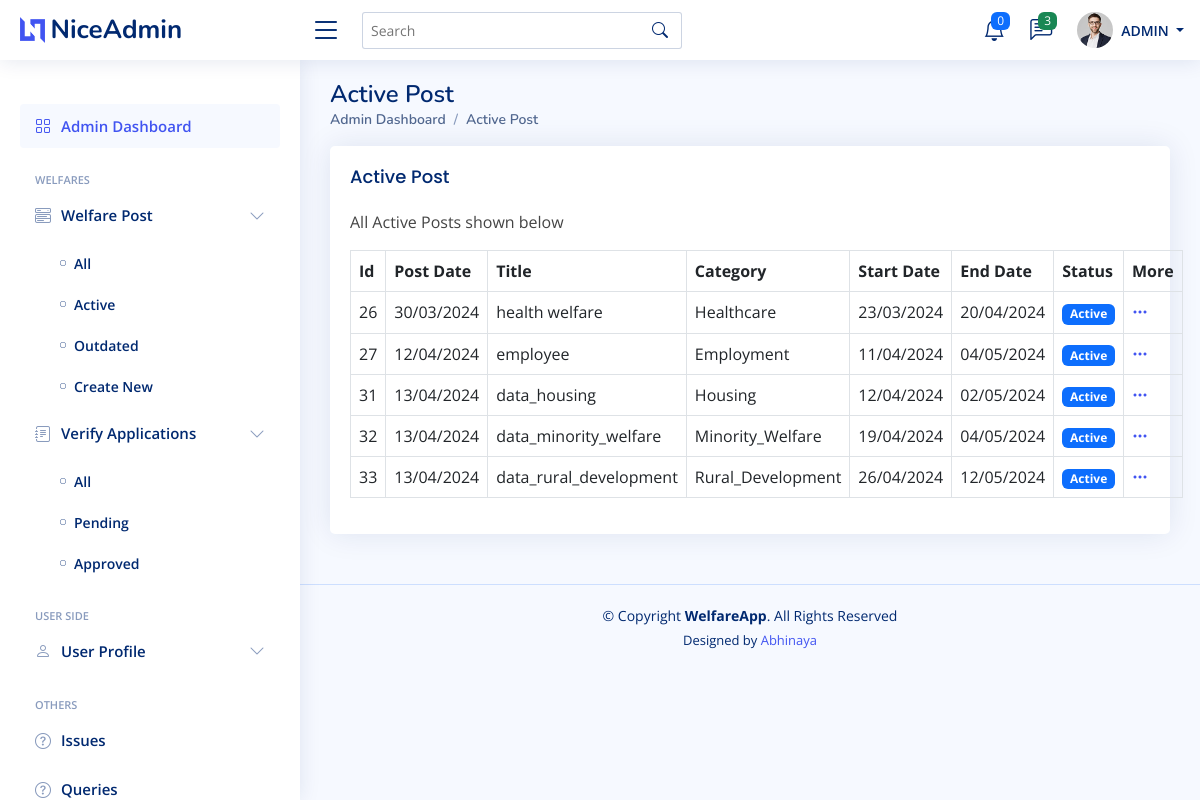
Screenshot of /app_admin/post_active/ (signed in) with the database file from the repository.
### AdminApp/models.py (models this page shows, shortened)
class WelfarePost(models.Model):
   post_title = models.CharField(max_length=120, blank=True, null=True)
   post_description = models.TextField(blank=True, null=True)
   post_img = models.ImageField(upload_to='welfare_images/', blank=True, null=True)
   post_age = models.IntegerField(blank=True, null=True, default=0)
   POST_CATEGORY_CHOICES = [
      ('Education', 'Education'),
      ('Healthcare', 'Healthcare'),
      ('Employment', 'Employment'),
      ('Housing', 'Housing'),
      ('Rural_Development', 'Rural Development'),
      ('Minority_Welfare', 'Minority Welfare'),
   ]
   post_category = models.CharField(max_length=60, choices = POST_CATEGORY_CHOICES, blank=True, null=True, default="")
   GENDER_CHOICES = [
      ('M', 'Male'),
      ('F', 'Female'),
      ('O', 'Other'),
      ('All', 'All'),
   ]
   post_gender = models.CharField(max_length=3, choices = GENDER_CHOICES, blank=True, null=True, default="")
   MARITAL_STATUS_CHOICES = [
      ('S', 'Single'),
      ('M', 'Married'),
      ('Both', 'Both'),
   ]
   post_marital_status = models.CharField(max_length=5, choices = MARITAL_STATUS_CHOICES, blank=True, null=True, default="")
   post_children = models.IntegerField(blank=True, null=True, default=0)
   EMPLOYMENT_STATUS_CHOICES = [
      ('Emp', 'Employed'),
      ('Unemp', 'Unemployed'),
      ('Self-emp', 'Self-employed'),
      ('Stud', 'Student'),
      ('Ret', 'Retired'),
      ('All', 'All'),
   ]
   post_employment_status = models.CharField(max_length=10, choices=EMPLOYMENT_STATUS_CHOICES, blank=True, null=True, default="")
   OCCUPATION_CHOICES = [
        ('Government_Employee', 'Government Employee'),
        ('Accountant', 'Accountant'),
        ('Actor/Actress', 'Actor/Actress'),
        ('Architect', 'Architect'),
        ('Artist', 'Artist'),
        ('Baker', 'Baker'),
        ('Banker', 'Banker'),
        ('Barista', 'Barista'),
        ('Bartender', 'Bartender'),
        ('Biologist', 'Biologist'),
        ('Carpenter', 'Carpenter'),
        ('Chef', 'Chef'),
        ('Cleaner', 'Cleaner'),
        ('Computer_Programmer', 'Computer Programmer'),
        ('Dentist', 'Dentist'),
        ('Doctor', 'Doctor'),
        ('Electrician', 'Electrician'),
        ('Engineer', 'Engineer'),
        ('Farmer', 'Farmer'),
        ('Firefighter', 'Firefighter'),
        ('Fisherman', 'Fisherman'),
        ('Flight_Attendant', 'Flight Attendant'),
        ('Graphic_Designer', 'Graphic Designer'),
        ('Hairdresser', 'Hairdresser'),
        ('Journalist', 'Journalist'),
        ('Lawyer', 'Lawyer'),
        ('Librarian', 'Librarian'),
        ('Mechanic', 'Mechanic'),
        ('Musician', 'Musician'),
        ('Nurse', 'Nurse'),
        ('Pharmacist', 'Pharmacist'),
        ('Photographer', 'Photographer'),
        ('Pilot', 'Pilot'),
        ('Plumber', 'Plumber'),
        ('Police_Officer', 'Police Officer'),
        ('Professor', 'Professor'),
        ('Psychologist', 'Psychologist'),
        ('Real_Estate_Agent', 'Real Estate Agent'),
        ('Receptionist', 'Receptionist'),
        ('Scientist', 'Scientist'),
        ('Software_Developer', 'Software Developer'),
        ('Teacher', 'Teacher'),
        ('Truck_Driver', 'Truck Driver'),
        ('Veterinarian', 'Veterinarian'),
        ('Waiter/Waitress', 'Waiter/Waitress'),
        ('Writer', 'Writer'),
        ('All', 'All'),
    ]
   post_occupation = models.CharField(max_length=100, choices=OCCUPATION_CHOICES, blank=True, null=True, default="")
   post_monthly_income = models.FloatField(blank=True, null=True, default=0)
   EDUCATION_CHOICES = [
        ('Primary', 'Primary School'),
        ('Secondary', 'Secondary School'),
        ('High', 'High School'),
        ('Dip', 'Diploma'),
        ("Bachelors", "Bachelor's Degree"),
        ("Masters", "Master's Degree"),
        ('Doctorate', 'Doctorate'),
        ('All', 'All'),
    ]
   post_highest_education = models.CharField(max_length=15, choices=EDUCATION_CHOICES, blank=True, null=True, default="")
   post_highest_education_mark =  models.FloatField(blank=True, null=True, default=0)
   CASTE_CHOICES = [
        ('SC', 'Scheduled Caste (SC)'),
        ('ST', 'Scheduled Tribe (ST)'),
        ('OBC', 'Other Backward Class (OBC)'),
        ('General', 'General'),
        ('Prefer_not_to_say', 'Prefer not to say'),
        ('All', 'All'),
        ('NA', 'NA'),
    ]
   post_caste = models.CharField(max_length=20, choices=CASTE_CHOICES, blank=True, null=True, default="")
   RELIGION_CHOICES = [
        ('Hin', 'Hinduism'),
        ('Isl', 'Islam'),
        ('Chr', 'Christianity'),
        ('Sik', 'Sikhism'),
        ('Bud', 'Buddhism'),
        ('Jai', 'Jainism'),
        ('All', 'All'),
    ]
   post_religion = models.CharField(max_length=15, choices=RELIGION_CHOICES, blank=True, null=True, default="")
   DISABILITY_CHOICES = [
        ('Yes', 'Yes'),
        ('No', 'No'),
        ('All', 'All'),
    ]
   post_has_disabilities = models.CharField(max_length=3, choices=DISABILITY_CHOICES, blank=True, null=True, default="")
   post_active = models.BooleanField(default=True)
   post_verified = models.BooleanField(default=False)
   post_read = models.BooleanField(default=False)
   post_create_date = models.DateTimeField(auto_now_add=True)
   post_start_date = models.DateField(blank=True, null=True, default=None)
   post_end_date = models.DateField(blank=True, null=True, default=None)

### AdminApp/views.py (the view)
# urls.py: path('post_active/', views.PostActiveView, name='post_active'),
@login_required(login_url='login')
def PostActiveView(request):
    today_date = date.today()
    data = WelfarePost.objects.filter(post_end_date__gte=today_date, post_active=True)
    context = {
        'data' : data,
        'today_date':date.today()
    }
    html = 'AdminApp/Post-Active.html'
    return render(request, html, context)

### AdminApp/Templates/AdminApp/Post-Active.html (shortened to what this page needs)
{% extends 'Base.html' %}
{% load static %}
{% block main-content %}
{% if user.is_authenticated and user.is_superuser %}
<main id="main" class="main">
   <div class="pagetitle">
      <h1>Active Post</h1>
      <nav>
         <ol class="breadcrumb">
            <li class="breadcrumb-item active">Admin Dashboard</li>
            <li class="breadcrumb-item active">Active Post</li>
         </ol>
      </nav>
   </div>
   <section class="section dashboard">
      <div class="row">
         <div class="col-lg-12">
            <div class="row">
               <div class="col-12">
                  <div class="card">
                     <div class="card-body">
                        {% if data %}
                           <h5 class="card-title">Active Post</h5>
                           <p>All Active Posts shown  below</p>
                        {% else %}
                           <p class="text-center mt-5 mb-4">
                              <small>--- No Posts ---</small>
                           </p>
                        {% endif %}
                        {% if data %}
                        <table class="table table-bordered">
                           <thead>
                              <tr>
                                 <th scope="col">Id</th>
                                 <th scope="col">Post Date</th>
                                 <th scope="col">Title</th>
                                 <th scope="col">Category</th>
                                 <th scope="col">Start Date</th>
                                 <th scope="col">End Date</th>
                                 <th scope="col">Status</th>
                                 <th scope="col">More</th>
                              </tr>
                           </thead>
                           <tbody>
                              {% for item in data %}
                              <tr>
                                 <td>{{ item.id }}</td>
                                 <td>{{ item.post_create_date | date:"d/m/Y" }}</td>
                                 <td>{{ item.post_title }}</td>
                                 <td>{{ item.post_category }}</td>
                                 <td>{{ item.post_start_date | date:"d/m/Y" }}</td>
                                 <td>{{ item.post_end_date | date:"d/m/Y" }}</td>
                                 <td>
                                    {% if item.post_active == True %}
                                    <span class="badge bg-primary">Active</span>
                                    {% else %}
                                    <span class="badge bg-danger">Inactive</span>
                                    {% endif %}
                                 </td>
                                 <td>
                                    <a class="icon" href="#" data-bs-toggle="dropdown"><i class="bi bi-three-dots"></i></a>
                                 </td>
                              </tr>
                              {% endfor %}
                           </tbody>
                        </table>
                        {% endif %}
                     </div>
                  </div>
               </div>
            </div>
         </div>
      </div>
   </section>
</main>
{% endif %}
{% endblock main-content %}

### Static/assets/css/style.css (style rules this page uses)
:root { scroll-behavior: smooth; }
body { font-family: "Open Sans", sans-serif; background: #f6f9ff; color: #444444; }
a { color: #4154f1; text-decoration: none; }
h1, h2, h3, h4, h5, h6 { font-family: "Nunito", sans-serif; }
#main { margin-top: 60px; padding: 20px 30px; transition: all 0.3s; }
.pagetitle { margin-bottom: 10px; }
.pagetitle h1 { font-size: 24px; margin-bottom: 0; font-weight: 600; color: #012970; }
.card { margin-bottom: 30px; border: none; border-radius: 5px; box-shadow: 0px 0 30px rgba(1, 41, 112, 0.1); }
.card-title { padding: 20px 0 15px 0; font-size: 18px; font-weight: 500; color: #012970; font-family: "Poppins", sans-serif; }
.card-body { padding: 0 20px 20px 20px; }
.breadcrumb { font-size: 14px; font-family: "Nunito", sans-serif; color: #899bbd; font-weight: 600; }
.breadcrumb .breadcrumb-item::before { color: #899bbd; }
.breadcrumb .active { color: #51678f; font-weight: 600; }
@media (min-width: 1200px) { #main, #footer { margin-left: 300px; } }

### rows the page displays
WelfarePost: id "26", post_create_date "30/03/2024", post_title "health welfare", post_category "Healthcare", post_start_date "23/03/2024", post_end_date "20/04/2024", post_active "Active"
WelfarePost: id "27", post_create_date "12/04/2024", post_title "employee", post_category "Employment", post_start_date "11/04/2024", post_end_date "04/05/2024", post_active "Active"
WelfarePost: id "31", post_create_date "13/04/2024", post_title "data_housing", post_category "Housing", post_start_date "12/04/2024", post_end_date "02/05/2024", post_active "Active"
WelfarePost: id "32", post_create_date "13/04/2024", post_title "data_minority_welfare", post_category "Minority_Welfare", post_start_date "19/04/2024", post_end_date "04/05/2024", post_active "Active"
WelfarePost: id "33", post_create_date "13/04/2024", post_title "data_rural_development", post_category "Rural_Development", post_start_date "26/04/2024", post_end_date "12/05/2024", post_active "Active"

### other values shown
{{ notifications|length }} "0"
